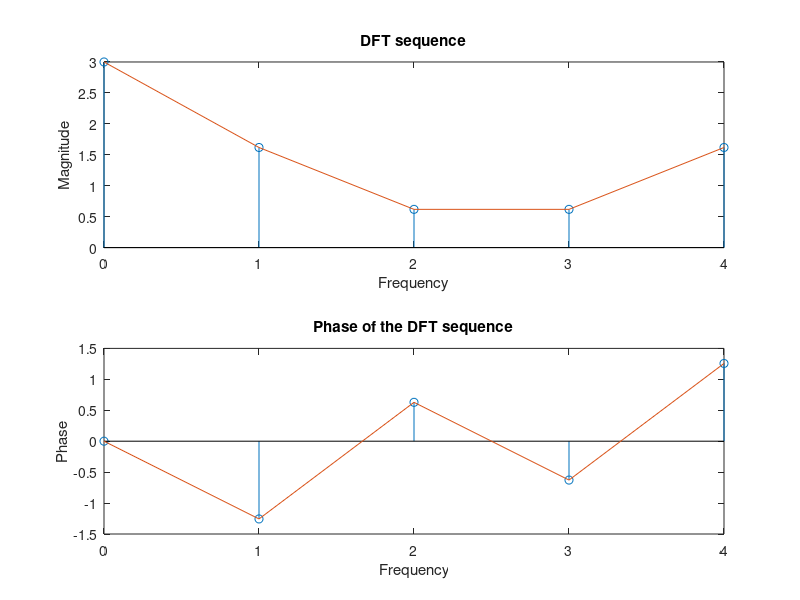

Source code (MATLAB):
%%
%dft
clc;
clear;
close all;
x=[1 1 0 0];
N=length(x);
X=zeros(4,1);
for k=0:N-1
    for n=0:N-1
        X(k+1)=X(k+1)+x(n+1)*exp(-1i*2*pi*n*k/N);
    end
end
disp('Without using built-in function');
disp(round(X));
disp('Using built-in function');
disp(fft(x));


%% 



%idft
clc;
clear;
close all;
X=[2 1-1i 0 1+1i];
N=length(X);
x=zeros(4,1);
for n=0:N-1
    for k=0:N-1
        x(n+1)=x(n+1)+X(k+1)*exp(1i*2*pi*n*k/N);
    end
end
x=x/N;
disp('Without using built-in function');
disp(round(x));
disp('Using built-in function');
disp(ifft(X));

%% 




%dft using twiddle factor matrix
clc;
clear;
close all;
x=[1 2 3 4];
N=length(x);
n=0:N-1;
k=n';
W=exp(-1i*2*pi*(k*n)/N);
X=x*W;
disp('Using twiddle factor');
disp(X);
disp('Using built-in function');
disp(fft(x));


%% 



%idft using twiddle factor
clc;
clear;
close all;
X=[10  -2 + 2i  -2  -2 - 2i];
N=length(X);
n=0:N-1;
k=n';
W=exp(1i*2*pi*(k*n)/N);
x=X*W/N;
disp('Using twiddle factor');
disp(x);
disp('Using built-in function');
disp(ifft(X));


%% 



%mag and phase responce
clc;
clear;
close all;
xn=[1 1 1];
N=input('Enter the value of N:');
L=length(xn);
if(N<L)
    error('N must be greater than or equal to L')
end
x=[xn,zeros(1,N-L)];
N=length(x);
Xk=zeros(N,1);
for k=0:N-1
    for n =0:N-1
        Xk(k+1)=Xk(k+1)+x(n+1)*exp(-1i*2*pi*n*k/N);
    end
end
mgXk=abs(Xk);
phaseXk=angle(Xk);
k=0:N-1;
subplot(2,1,1);
stem(k,mgXk);
hold on
plot(k,mgXk);
title('DFT sequence');
xlabel('Frequency');
ylabel('Magnitude');
subplot(2,1,2);
stem(k,phaseXk);
hold on
plot(k,phaseXk);
title('Phase of the DFT sequence');
xlabel('Frequency');
ylabel('Phase');






